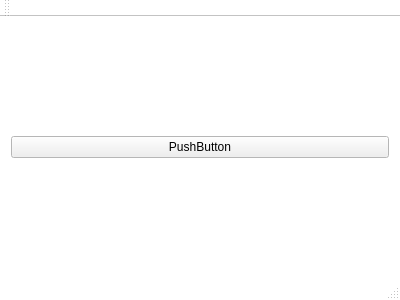
<?xml version="1.0" encoding="UTF-8"?>
<ui version="4.0">
 <class>MainWindow</class>
 <widget class="QMainWindow" name="MainWindow">
  <property name="geometry">
   <rect>
    <x>0</x>
    <y>0</y>
    <width>400</width>
    <height>300</height>
   </rect>
  </property>
  <property name="palette">
   <palette>
    <active>
     <colorrole role="Base">
      <brush brushstyle="SolidPattern">
       <color alpha="255">
        <red>255</red>
        <green>255</green>
        <blue>255</blue>
       </color>
      </brush>
     </colorrole>
     <colorrole role="Window">
      <brush brushstyle="SolidPattern">
       <color alpha="255">
        <red>255</red>
        <green>255</green>
        <blue>255</blue>
       </color>
      </brush>
     </colorrole>
    </active>
    <inactive>
     <colorrole role="Base">
      <brush brushstyle="SolidPattern">
       <color alpha="255">
        <red>255</red>
        <green>255</green>
        <blue>255</blue>
       </color>
      </brush>
     </colorrole>
     <colorrole role="Window">
      <brush brushstyle="SolidPattern">
       <color alpha="255">
        <red>255</red>
        <green>255</green>
        <blue>255</blue>
       </color>
      </brush>
     </colorrole>
    </inactive>
    <disabled>
     <colorrole role="Base">
      <brush brushstyle="SolidPattern">
       <color alpha="255">
        <red>255</red>
        <green>255</green>
        <blue>255</blue>
       </color>
      </brush>
     </colorrole>
     <colorrole role="Window">
      <brush brushstyle="SolidPattern">
       <color alpha="255">
        <red>255</red>
        <green>255</green>
        <blue>255</blue>
       </color>
      </brush>
     </colorrole>
    </disabled>
   </palette>
  </property>
  <property name="windowTitle">
   <string>MainWindow</string>
  </property>
  <widget class="QWidget" name="centralWidget">
   <property name="palette">
    <palette>
     <active>
      <colorrole role="Base">
       <brush brushstyle="SolidPattern">
        <color alpha="255">
         <red>255</red>
         <green>255</green>
         <blue>255</blue>
        </color>
       </brush>
      </colorrole>
      <colorrole role="Window">
       <brush brushstyle="SolidPattern">
        <color alpha="255">
         <red>255</red>
         <green>255</green>
         <blue>255</blue>
        </color>
       </brush>
      </colorrole>
     </active>
     <inactive>
      <colorrole role="Base">
       <brush brushstyle="SolidPattern">
        <color alpha="255">
         <red>255</red>
         <green>255</green>
         <blue>255</blue>
        </color>
       </brush>
      </colorrole>
      <colorrole role="Window">
       <brush brushstyle="SolidPattern">
        <color alpha="255">
         <red>255</red>
         <green>255</green>
         <blue>255</blue>
        </color>
       </brush>
      </colorrole>
     </inactive>
     <disabled>
      <colorrole role="Base">
       <brush brushstyle="SolidPattern">
        <color alpha="255">
         <red>255</red>
         <green>255</green>
         <blue>255</blue>
        </color>
       </brush>
      </colorrole>
      <colorrole role="Window">
       <brush brushstyle="SolidPattern">
        <color alpha="255">
         <red>255</red>
         <green>255</green>
         <blue>255</blue>
        </color>
       </brush>
      </colorrole>
     </disabled>
    </palette>
   </property>
   <layout class="QVBoxLayout" name="verticalLayout">
    <item>
     <layout class="QGridLayout" name="gridLayout"/>
    </item>
    <item>
     <widget class="QPushButton" name="pushButton">
      <property name="text">
       <string>PushButton</string>
      </property>
     </widget>
    </item>
   </layout>
  </widget>
  <widget class="QMenuBar" name="menuBar">
   <property name="geometry">
    <rect>
     <x>0</x>
     <y>0</y>
     <width>400</width>
     <height>22</height>
    </rect>
   </property>
  </widget>
  <widget class="QToolBar" name="mainToolBar">
   <attribute name="toolBarArea">
    <enum>TopToolBarArea</enum>
   </attribute>
   <attribute name="toolBarBreak">
    <bool>false</bool>
   </attribute>
  </widget>
  <widget class="QStatusBar" name="statusBar"/>
 </widget>
 <layoutdefault spacing="6" margin="11"/>
 <resources/>
 <connections/>
</ui>
